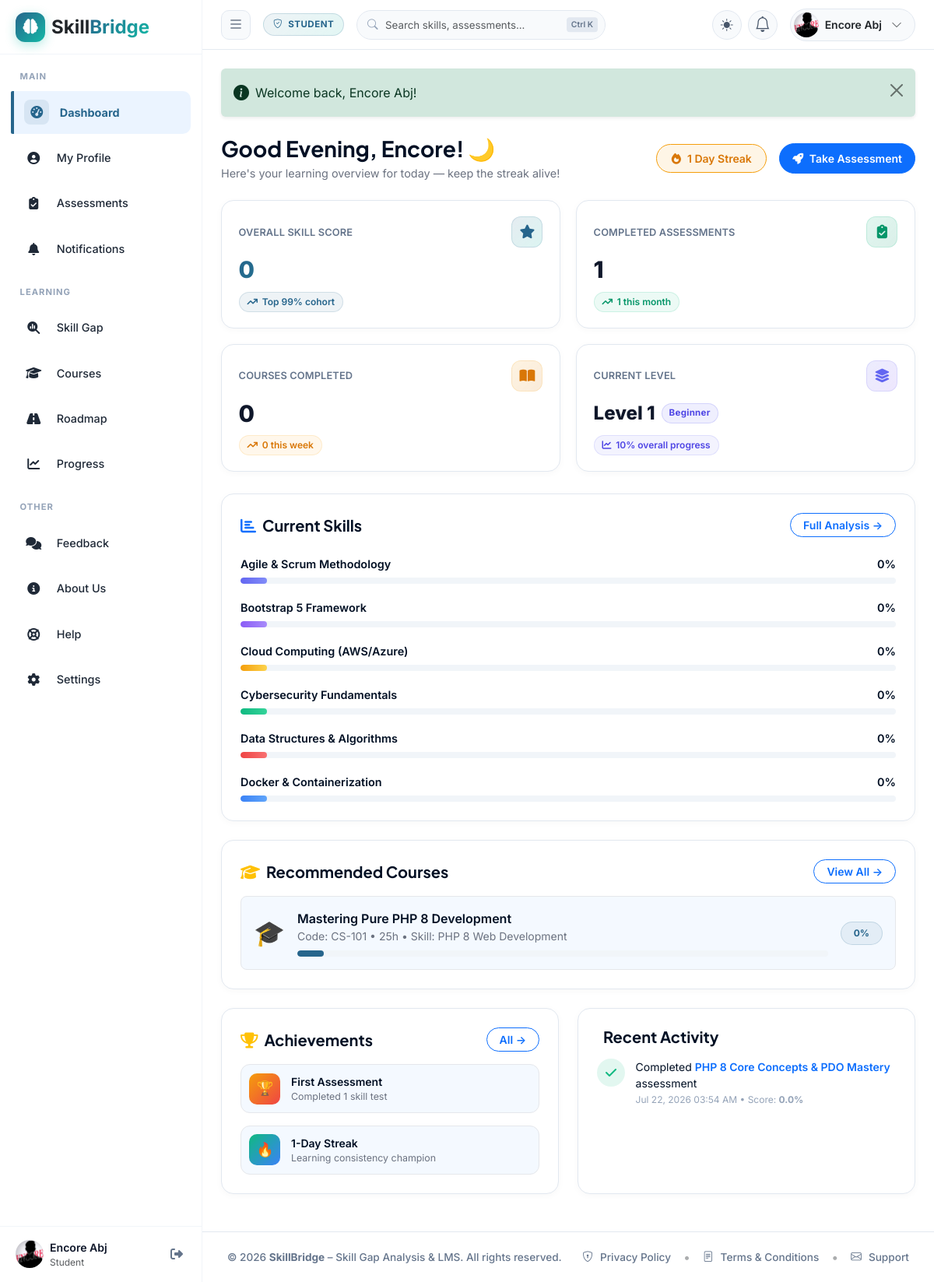
/student/dashboard.php (signed in), run on the app's committed database.
### tables this page shows
CREATE TABLE `students` (
  `id` int(11) NOT NULL,
  `user_id` int(11) NOT NULL,
  `student_code` varchar(20) NOT NULL,
  `first_name` varchar(50) NOT NULL,
  `last_name` varchar(50) NOT NULL,
  `avatar` varchar(255) DEFAULT 'default-avatar.png',
  `bio` varchar(255) DEFAULT NULL,
  `city_location` varchar(100) DEFAULT 'Mumbai, India',
  `phone` varchar(20) DEFAULT NULL,
  `department` varchar(100) NOT NULL DEFAULT 'Computer Science',
  `current_semester` int(11) NOT NULL DEFAULT 1,
  `created_at` datetime DEFAULT current_timestamp()
);

CREATE TABLE `skills` (
  `id` int(11) NOT NULL,
  `name` varchar(100) NOT NULL,
  `category` varchar(50) NOT NULL DEFAULT 'Technical',
  `description` text DEFAULT NULL,
  `created_at` datetime DEFAULT current_timestamp()
);

CREATE TABLE `recommendations` (
  `id` int(11) NOT NULL,
  `student_id` int(11) NOT NULL,
  `course_id` int(11) NOT NULL,
  `skill_id` int(11) NOT NULL,
  `reason` text DEFAULT NULL,
  `priority_level` enum('low','medium','high') NOT NULL DEFAULT 'medium',
  `is_dismissed` tinyint(1) NOT NULL DEFAULT 0,
  `created_at` datetime DEFAULT current_timestamp()
);

CREATE TABLE `courses` (
  `id` int(11) NOT NULL,
  `course_code` varchar(20) NOT NULL,
  `title` varchar(150) NOT NULL,
  `description` text DEFAULT NULL,
  `duration_hours` int(11) NOT NULL DEFAULT 10,
  `difficulty_level` enum('beginner','intermediate','advanced') NOT NULL DEFAULT 'beginner',
  `provider_url` varchar(255) DEFAULT NULL,
  `status` enum('active','inactive') NOT NULL DEFAULT 'active',
  `created_at` datetime DEFAULT current_timestamp(),
  `platform` varchar(50) NOT NULL DEFAULT 'Udemy',
  `price` decimal(10,2) NOT NULL DEFAULT 499.00,
  `rating` decimal(3,2) NOT NULL DEFAULT 4.80,
  `instructor` varchar(100) NOT NULL DEFAULT 'SkillBridge Instructor',
  `track_category` varchar(50) NOT NULL DEFAULT 'frontend',
  `topic_pill` varchar(50) NOT NULL DEFAULT 'General',
  `lessons_json` text DEFAULT NULL
);

CREATE TABLE `assessment_results` (
  `id` int(11) NOT NULL,
  `student_id` int(11) NOT NULL,
  `assessment_id` int(11) NOT NULL,
  `total_questions` int(11) NOT NULL DEFAULT 10,
  `correct_answers` int(11) NOT NULL DEFAULT 0,
  `score_obtained` decimal(5,2) NOT NULL DEFAULT 0.00,
  `score_percentage` decimal(5,2) NOT NULL DEFAULT 0.00,
  `status` enum('pass','fail') NOT NULL DEFAULT 'fail',
  `time_taken_seconds` int(11) NOT NULL DEFAULT 0,
  `completed_at` datetime DEFAULT current_timestamp()
);

CREATE TABLE `assessments` (
  `id` int(11) NOT NULL,
  `title` varchar(150) NOT NULL,
  `description` text DEFAULT NULL,
  `skill_id` int(11) NOT NULL,
  `created_by_faculty_id` int(11) NOT NULL,
  `duration_minutes` int(11) NOT NULL DEFAULT 30,
  `passing_marks` int(11) NOT NULL DEFAULT 6,
  `total_marks` int(11) NOT NULL DEFAULT 10,
  `difficulty_level` enum('beginner','easy','intermediate','advanced','expert') NOT NULL DEFAULT 'intermediate',
  `status` enum('draft','active','archived') NOT NULL DEFAULT 'active',
  `created_at` datetime DEFAULT current_timestamp()
);

### student/dashboard.php (the view, shortened to what the rows shown need)
<?php
require_once __DIR__ . '/../config/database.php';
require_once __DIR__ . '/../includes/functions.php';
$studentId = (int)$_SESSION['profile_id'];
$db = Database::getInstance();
$student = $db->fetch(
    "SELECT s.*, u.email
     FROM students s
     JOIN users u ON s.user_id = u.id
     WHERE s.id = ?",
    [$studentId]
);
$hour = (int)date('H');
if ($hour < 12) {
    $greetingTitle = "Good Morning, " . htmlspecialchars($student['first_name']) . "! ☀️";
} elseif ($hour < 17) {
    $greetingTitle = "Good Afternoon, " . htmlspecialchars($student['first_name']) . "! ☀️";
} else {
    $greetingTitle = "Good Evening, " . htmlspecialchars($student['first_name']) . "! 🌙";
}
$skillResults = $db->fetchAll(
    "SELECT s.id, s.name as skill_name, COALESCE(MAX(ar.score_percentage), 0) as score
     FROM skills s
     LEFT JOIN assessments a ON s.id = a.skill_id
     LEFT JOIN assessment_results ar ON a.id = ar.assessment_id AND ar.student_id = ?
     GROUP BY s.id, s.name
     ORDER BY score DESC, s.name ASC
     LIMIT 6",
    [$studentId]
);
$recommendations = $db->fetchAll(
    "SELECT r.*, c.title as course_title, c.course_code, c.duration_hours, c.difficulty_level, s.name as skill_name,
            COALESCE(sp.progress_percentage, 0) as progress_percentage,
            COALESCE(sp.status, 'not_started') as progress_status
     FROM recommendations r
     JOIN courses c ON r.course_id = c.id
     JOIN skills s ON r.skill_id = s.id
     LEFT JOIN student_progress sp ON sp.course_id = c.id AND sp.student_id = r.student_id
     WHERE r.student_id = ? AND r.is_dismissed = 0
     ORDER BY r.priority_level DESC, r.created_at DESC LIMIT 3",
    [$studentId]
);
$recentActivity = $db->fetchAll(
    "SELECT ar.completed_at as activity_time,
            'assessment' as activity_type,
            a.title as item_title,
            s.name as skill_name,
            ar.score_percentage,
            ar.status
     FROM assessment_results ar
     JOIN assessments a ON ar.assessment_id = a.id
     JOIN skills s ON a.skill_id = s.id
     WHERE ar.student_id = ?
     ORDER BY ar.completed_at DESC LIMIT 4",
    [$studentId]
);
include __DIR__ . '/../includes/header.php';
?>
<div class="dash-header flex-between">
  <div>
    <h1><?= $greetingTitle ?></h1>
    <p>Here's your learning overview for today — keep the streak alive!</p>
  </div>
</div>
<div class="dashboard-grid" id="skills-section">
  <div class="saas-card animate-slideUp p-4">
    <div class="skill-bar-group">
      <?php
        $colorGradients = [
          'linear-gradient(90deg,#6366F1,#818CF8)',
          'linear-gradient(90deg,#8B5CF6,#A78BFA)',
          'linear-gradient(90deg,#F59E0B,#FCD34D)',
          'linear-gradient(90deg,#10B981,#34D399)',
          'linear-gradient(90deg,#EF4444,#F87171)',
          'linear-gradient(90deg,#3B82F6,#60A5FA)'
        ];
        $colorIdx = 0;
        foreach ($skillResults as $s):
          $scoreVal = round((float)($s['score'] ?? 0));
          $fillGradient = $colorGradients[$colorIdx % count($colorGradients)];
          $colorIdx++;
      ?>
        <div class="skill-bar-item">
          <div class="skill-bar-meta">
            <span class="skill-name"><?= htmlspecialchars($s['skill_name']) ?></span>
            <span class="skill-score"><?= $scoreVal ?>%</span>
          </div>
          <div class="skill-bar-track">
            <div class="skill-bar-fill" style="width:<?= max(4, $scoreVal) ?>%;background:<?= $fillGradient ?>"></div>
          </div>
        </div>
      <?php endforeach; ?>
    </div>
  </div>
</div>
<div class="saas-card animate-slideUp p-4 mb-4" id="recommended-courses">
  <div class="d-flex flex-column gap-3">
    <?php foreach ($recommendations as $rec): ?>
      <div class="course-item d-flex align-items-center gap-3 p-3 rounded-3" style="background: var(--bg-alt); border: 1px solid var(--border);">
        <div class="fs-2">🎓</div>
        <div class="flex-grow-1">
          <div class="fw-semibold fs-6" style="color: var(--text-heading);"><?= htmlspecialchars($rec['course_title']) ?></div>
          <div class="small" style="color: var(--text-secondary);">Code: <?= htmlspecialchars($rec['course_code']) ?> &bull; <?= $rec['duration_hours'] ?>h &bull; Skill: <?= htmlspecialchars($rec['skill_name']) ?></div>
          <div class="skill-bar-track mt-2">
            <div class="skill-bar-fill" style="width:<?= max(5, round($rec['progress_percentage'])) ?>%;background:#26658C"></div>
          </div>
        </div>
        <a href="<?= BASE_URL ?>student/progress.php" class="badge saas-badge-primary rounded-pill px-3 py-2 text-decoration-none">
          <?= round($rec['progress_percentage']) ?>%
        </a>
      </div>
    <?php endforeach; ?>
  </div>
</div>
<div class="dashboard-grid-3">
  <div class="saas-card animate-slideUp p-4" id="recent-activity">
    <div class="activity-feed">
      <?php if (!empty($recentActivity)): ?>
        <?php foreach ($recentActivity as $act): ?>
          <div class="activity-item">
            <div class="activity-icon" style="background:rgba(16,185,129,0.12);color:#10B981">
              <i class="fa-solid fa-check"></i>
            </div>
            <div>
              <div class="activity-text">Completed <span class="fw-semibold text-primary"><?= htmlspecialchars($act['item_title']) ?></span> assessment</div>
              <div class="activity-time"><?= format_date($act['activity_time']) ?> &bull; Score: <strong><?= number_format($act['score_percentage'], 1) ?>%</strong></div>
            </div>
          </div>
        <?php endforeach; ?>
      <?php endif; ?>
    </div>
  </div>
</div>
<?php include __DIR__ . '/../includes/footer.php'; ?>

### data on the page
students: first_name "Good Evening, Encore! 🌙"
skills: name "Agile & Scrum Methodology", scoreVal "0", max(4, $scoreVal) 4 (drawn)
skills: name "Bootstrap 5 Framework", scoreVal "0", max(4, $scoreVal) 4 (drawn)
skills: name "Cloud Computing (AWS/Azure)", scoreVal "0", max(4, $scoreVal) 4 (drawn)
skills: name "Cybersecurity Fundamentals", scoreVal "0", max(4, $scoreVal) 4 (drawn)
skills: name "Data Structures & Algorithms", scoreVal "0", max(4, $scoreVal) 4 (drawn)
skills: name "Docker & Containerization", scoreVal "0", max(4, $scoreVal) 4 (drawn)
recommendations: course.title "Mastering Pure PHP 8 Development", course.course_code "CS-101", course.duration_hours "25", skill.name "PHP 8 Web Development", max(5, round($rec['progress_percentage'])) 5 (drawn), progress_percentage "0"
assessment_results: assessment.title "PHP 8 Core Concepts & PDO Mastery", completed_at "Jul 22, 2026 03:54 AM", score_percentage "0.0"

### other printed values
$sidebarUserName "Encore Abj"
$sidebarSubTitle "Student"
$userRole "STUDENT"
$fullName "Encore Abj"
$flash['message'] "Welcome back, Encore Abj!"
$currentStreak "1"
$avgScore "0"
$percentileRank "99"
$completedAssessments "1"
$completedThisMonth "1"
$coursesCompleted "0"
$coursesCompletedThisWeek "0"
$levelNum "Level 1"
$levelName "Beginner"
$overallProgress "10"
